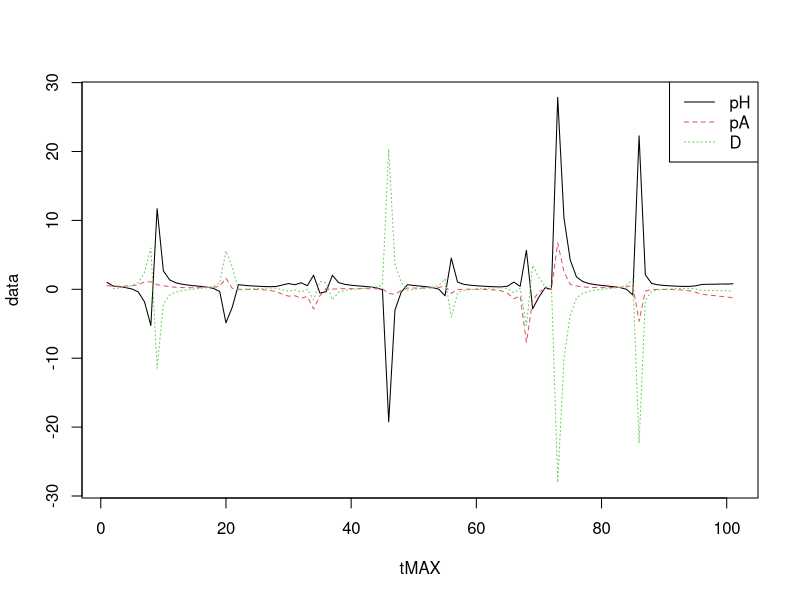

The R script that drew this image:
# parameter
p = c(0.25,0.25,0.25,0.25) # pHA, pHB, pSA ,pSB

a = 0.5 # 0 ≤ a ≤ 1
rA = 0.8
rB = 0.3# 0 ≤ rB < rA ≤ 1
d = 0.2 # 0 ≤ d ≤ 1
c = 0.4 # 0 ≤ c ≤ 1

tMAX = 100

#pA & pH transform
pA_pH = function(p){
  
  pH = p[1]+p[2]
  pA = p[1]+p[3]
  D = p[1]*p[4] - p[2]*p[3]
  
  c(pH,pA,D)
}

#生病和康復
sick_recover = function(p){
  
  pH = p[1]
  pA = p[2]
  D = p[3]
  
  pSA = (1-pH)*pA-D
  pSB = (1-pH)*(1-pA)+D
  
  next_pH = (1-a)*pH+ rA*pSA+ rB*pSB
  next_pA = pA
  next_D  = (1-a)*D+ rA*(1-pA)*pSA +rB*pH*(1-pH)*(1-pA)+D
  
  c(next_pH, next_pA, next_D)  
}

#存活或死亡
live_death =function(p){
  pH = p[1]
  pA = p[2]
  D = p[3]
  
  pSA = (1-pH)*pA-D
  
  next_pH = pH/ (pH + (1-d)*pH)
  next_pA = (pA - d*pSA)/ (pH + (1-d)*pH)
  next_D  = (1-d)*D/ (pH + (1-d)*pH)
  
  c(next_pH, next_pA, next_D) 
} 

#學習病人用的療法
treatment_change = function(p){
  pH = p[1]
  pA = p[2]
  D = p[3]
  
  next_pH = pH- 2*D*c
  next_pA = pA- D*c
  next_D  = D - D*c*(1-pH)
  
  c(next_pH, next_pA, next_D) 
}



#main
data = matrix(0,nrow = tMAX+1, ncol = 3, #num here
               dimnames = list(rep(1:(tMAX+1)), c('pH','pA','D')))
p = pA_pH(p)
data[1,] = pA_pH(p)

for (t in 1:tMAX){
  patient1 = sick_recover(p)
  patient2 = live_death(patient1)
  p = treatment_change(patient2)
  
  data[t+1,] = p
}


data[tMAX+1,]

matplot(data,type = 'l',xlab = 'tMAX' ) # ,main= paste('var'=var())
legend('topright',c('pH','pA','D'),lty=1:3,col=1:3)